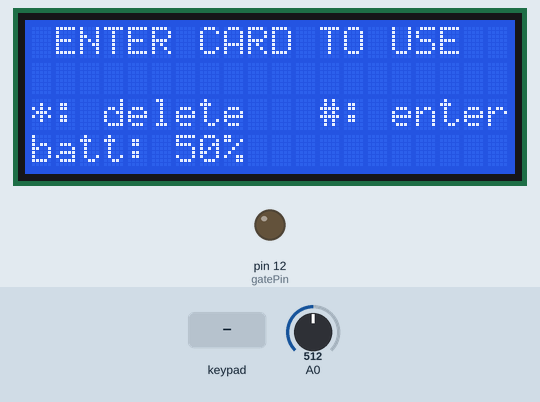
Recording of a sketch running on a simulated Arduino Uno, built with avr-gcc and run on an emulated ATmega328P. On the bench: 20×4 character LCD, output pins drawn as LEDs (lit = HIGH). The test bench sets the inputs (shaded band); at power-on: A0 = 512. The local clock reads 2024-03-15 10:24:30 at power-on unless the sketch sets it; EEPROM starts erased.

Above: at 5.8 s.
5.9 s: keypad keys 1 1 1 # pressed 0.4 s apart
At 9.2 s:
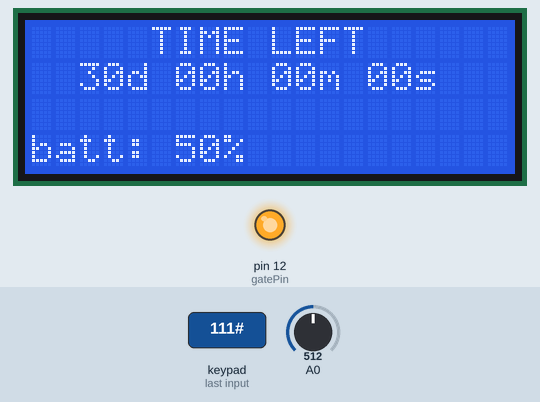
9.4 s: A0 set to 716
At 10.4 s:
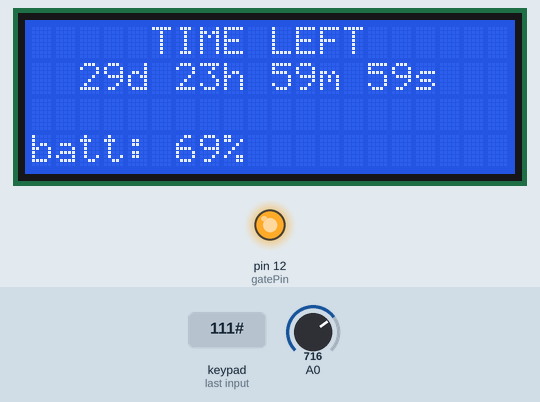
12.1 s: A0 set to 900
At 13.0 s:
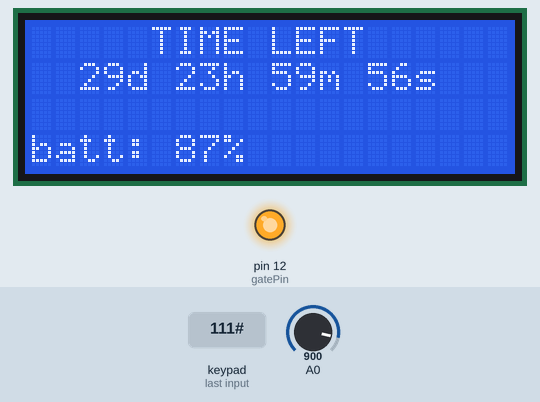
15.1 s: A0 set to 1023
At 16.4 s:
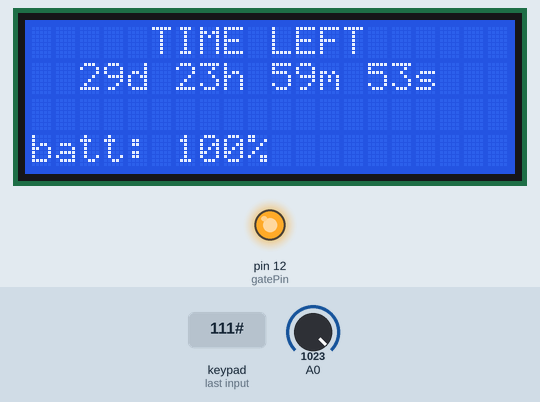
Timing chart, 0 to 18.1 s (numbered marks = the images above; inputs shaded):
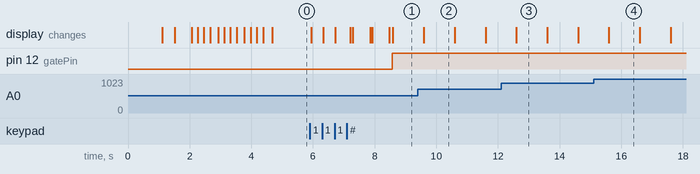

The sketch:

PassWord_calc.ino
```cpp
#include <RTClib.h>
#include <CountDown.h>
#include <Keypad.h>
#include <Wire.h>
#include <LiquidCrystal_I2C.h>
#include "EEPROM.h"

LiquidCrystal_I2C lcd(0x20,20,4);
CountDown CD;
RTC_PCF8523 rtc;

int tries = 0;
int next_UnusedAddress;
int gatePin = 12;
DateTime RESET(2010, 1, 1, 12, 0, 0);

//change number below to the total number of passwords you are using
const int no_of_Pw = 3;

//change the number below to the LENGTH of each password
const int pwLength = 3;

//space taken to write a date to EEPROM, DO NOT CHANGE!
int space_for_date = 9;

char p1[]= "111";
char p2[] = "222";
char p3[] = "333";

char CLEARED[no_of_Pw];

const int ROW_NUM = 4; //four rows
const int COLUMN_NUM = 3; //three columns

char keys[ROW_NUM][COLUMN_NUM] = {
  {'1', '2', '3'},
  {'4', '5', '6'},
  {'7', '8', '9'},
  {'*', '0', '#'}
};

byte pin_rows[ROW_NUM] = {9, 8, 7, 6};   //connect to the row pinouts of the keypad
byte pin_column[COLUMN_NUM] = {5, 4, 3}; //connect to the column pinouts of the keypad

Keypad keypad = Keypad( makeKeymap(keys), pin_rows, pin_column, ROW_NUM, COLUMN_NUM );

// Prototyping the functions
bool checkPw(String input);
void menu();
void loading();
void clearRow(int row);
String getPassword();
void battery();
void writeData(char password[]);
String readData(int currentPos);
void clearData(int currentPos);
void timeLeft(CountDown cd);
void resetDate();
void writeDate(DateTime date);
DateTime readDate();
bool checkDateSaved();
void showDate(const DateTime& dt, int row);

//======================================SETUP AND LOOP FUNCTIONS=================================

void setup() {
  // put your setup code here, to run once:

  EEPROM.begin();

  lcd.init();
  lcd.setBacklight(HIGH);
  lcd.setCursor(0,0);
  lcd.print("\t**** WELCOME ****");
  delay(1000);

  pinMode(gatePin, OUTPUT);
  next_UnusedAddress = space_for_date + (no_of_Pw * pwLength);

  for(int i = 0; i < pwLength; i++){
      CLEARED[i] = '0';
  }

  if (! rtc.begin()) {
    lcd.setCursor(0,2);
    lcd.print(" Couldn't find RTC");
    delay(500);
    clearRow(2);
    abort();
  }

  if (! rtc.initialized() || rtc.lostPower()) {
    lcd.setCursor(0,2);
    lcd.print("RTC NOT initialized");
    lcd.setCursor(0,3);
    lcd.print("   Setting time!");
    delay(500);
    clearRow(2);
    clearRow(3);
    // When time needs to be set on a new device, or after a power loss, the
    // following line sets the RTC to the date & time this sketch was compiled
    rtc.adjust(DateTime(F(__DATE__), F(__TIME__)));
    // This line sets the RTC with an explicit date & time, for example to set
    // January 21, 2014 at 3am you would call:
    // rtc.adjust(DateTime(2014, 1, 21, 3, 0, 0));
    //
    // Note: allow 2 seconds after inserting battery or applying external power
    // without battery before calling adjust(). This gives the PCF8523's
    // crystal oscillator time to stabilize. If you call adjust() very quickly
    // after the RTC is powered, lostPower() may still return true.
  }

  rtc.start();

  String test = (readData(space_for_date));

  if(test != p1 && test != CLEARED){

    next_UnusedAddress = space_for_date;
    resetDate();

    //use the writedata function to save all passwords to the EEPROM
    writeData(p1);
    writeData(p2);
    writeData(p3);

    lcd.setCursor(0,2);
    lcd.print("   INITIALIZING");
    delay(500);
    clearRow(2);
  }

  loading();
  lcd.clear();
}

void loop() {
  // put your main code here, to run repeatedly:
  digitalWrite(gatePin, LOW);
  menu();
}

//======================================USER-DEFINED FUNCTIONS=================================

//--------------------------------------CHECK-DATE-SAVED FUNCTION------------------------------
bool checkDateSaved(){

  DateTime date = readDate();

  if(date == RESET){
    return false;
  }else if(date.year() == 2010 && date.month() == 1
           && date.day() == 1 && date.hour() == 12
            && date.minute() == 0 && date.second() == 0){
    return false;
  }else{
    return true;
  }
}

//---------------------------------------RESET-DATE FUNCTION-------------------------------------
void resetDate(){

  writeDate(RESET);

  if(readDate() == RESET){
    lcd.setCursor(19,3);
    lcd.print("*");
    delay(350);
    lcd.setCursor(19,3);
    lcd.print(" ");
  }else{
    lcd.setCursor(19,3);
    lcd.print("e");
    delay(350);
    lcd.setCursor(19,3);
    lcd.print(" ");
  }
}

//-------------------------------------WRITE-DATE FUNCTION--------------------------------------
void writeDate(DateTime date){

  String year = String(date.year());

  //the lines of code below splits the year into four values so each can be saved to the EEPROM
  byte yr1 = byte(String(year[0]).toInt());
  byte yr2 = byte(String(year[1]).toInt());
  byte yr3 = byte(String(year[2]).toInt());
  byte yr4 = byte(String(year[3]).toInt());
  byte month = date.month();
  byte day = date.day();
  byte hour = date.hour();
  byte minute = date.minute();
  byte second = date.second();

  for (int i = 0; i < space_for_date; i++)
  {
    if (i == 0){
      EEPROM.update(i, yr1);
    }
    if (i == 1){
      EEPROM.update(i, yr2);
    }
    if (i == 2){
      EEPROM.update(i, yr3);
    }
    if (i == 3){
      EEPROM.update(i, yr4);
    }
    if (i == 4){
      EEPROM.update(i, month);
    }
    if (i == 5){
      EEPROM.update(i, day);
    }
    if (i == 6){
      EEPROM.update(i, hour);
    }
    if (i == 7){
      EEPROM.update(i, minute);
    }
    if (i == 8){
      EEPROM.update(i, second);
    }
  }
}

//-------------------------------------READ-DATE FUNCTION--------------------------------------
DateTime readDate(){
  String yr;
  String yr1;
  String yr2;
  String yr3;
  String yr4;
  byte month;
  byte day;
  byte hour;
  byte minute;
  byte second;

  for (int i = 0; i < space_for_date; i++){
    if (i == 0){
      yr1 = String(EEPROM.read(i));
    }
    if (i == 1){
      yr2 = String(EEPROM.read(i));
    }
    if (i == 2){
      yr3 = String(EEPROM.read(i));
    }
    if (i == 3){
      yr4 = String(EEPROM.read(i));
    }
    if (i == 4){
      month = EEPROM.read(i);
    }
    if (i == 5){
      day = EEPROM.read(i);
    }
    if (i == 6){
      hour = EEPROM.read(i);
    }
    if (i == 7){
      minute = EEPROM.read(i);
    }
    if (i == 8){
      second = EEPROM.read(i);
    }
  }

  //appending the full year and converting it to an integer
  yr = String(yr1) + String(yr2) + String(yr3) + String(yr4);
  int year = yr.toInt();

  DateTime date(year, month, day, hour, minute, second);

  return date;
}

//--------------------------------------CLEAR-ROW FUNCTION--------------------------------------
void clearRow(int row){
  for(int i = 19; i > -1; i--){
    lcd.setCursor(i , row);
    lcd.print(" ");
  }
}

//--------------------------------------GET-PASSWORD FUNCTION-------------------------
String getPassword(){

  String pwd = "";
  clearRow(1);
  while(true){
    battery();
    char key = keypad.getKey();
    delay(10);

    if (key) {
      if (key >= '0' && key <= '9') {     // only act on numeric keys
        if(pwd.length() < 10){
          pwd += key;                     // append new character to input string
          lcd.setCursor(1,1);
          lcd.print(pwd);
        }else{
          lcd.setCursor(17,1);
          lcd.print("max");
          delay(200);
          lcd.setCursor(17,1);
          lcd.print("   ");
        }
        key = '\0';
      } else if (key == '*') {
        if(pwd != ""){
          lcd.setCursor(0,1);
          lcd.print("      deleted      ");
          delay(150);
          clearRow(1);
          pwd = "";                       // clear input
        }
        key = '\0';
      }else if (key == '#'){
        if(pwd.length() > 0){
          clearRow(1);
          break;
        }else{
          lcd.setCursor(0,1);
          lcd.print("    enter a pin!");
          delay(250);
          clearRow(1);
        }

        key = '\0';
      }
    }
  }
  return pwd;
}

//--------------------------------------BATTERY FUNCTION---------------------------
void battery(){
  int a= 1;
  int b=12;
  int c=100;
  int bat = analogRead(A0);//assigning the analog input pin to A0
  float voltage = bat * (12.0/1023);
  int pent = voltage*a/b*c;//calculating battery pencentage
  lcd.setCursor(0,3);
  lcd.print ("batt: ");
  lcd.print (pent);
  lcd.print ("%  ");
}

//--------------------------------------CHECKPW FUNCTION-------------------------
bool checkPw(String input){

    int currentPos = space_for_date;
    String pw;

    if(String(input) == String(CLEARED)){
        return false;
    }else{
        for(int i = 0; i < no_of_Pw; i++){

             pw = readData(currentPos);

             if(pw == String(CLEARED)){
                currentPos += pwLength;
                continue;
             }

            if(String(input) == pw){
                clearData(currentPos);
                currentPos = 0;
                return true;
            }
            currentPos += pwLength;
        }
        return false;
    }
}

//--------------------------------------MENU FUNCTION-------------------------
void menu(){

  bool saved = checkDateSaved();

  if(saved == true){
    timeLeft(CD);
  }else{
    String input = "\0";
    lcd.clear();
    battery();
    lcd.setCursor(0,0);
    lcd.print(" ENTER CARD TO USE");
    lcd.setCursor(0,2);
    lcd.print("*: delete   #: enter");

    //Gets keypad input from the user
    input = getPassword();

    bool match = checkPw(input);
    clearRow(0);
    clearRow(1);
    clearRow(2);
    lcd.setCursor(0,1);
    lcd.print("   CHECKING CARD ");
    delay(500);

    if(match == true){
      clearRow(0);
      clearRow(1);
      clearRow(2);
      lcd.setCursor(0,1);
      lcd.print("      SUCCESS!");
      delay(500);
      input = "";
      tries = 0;

      //timer function comes here
      timeLeft(CD);

    }else if(match == false){
      clearRow(1);
      clearRow(2);
      lcd.setCursor(0,1);
      lcd.print("   INVALID CARD!");
      digitalWrite(gatePin, LOW);
      input = "";
      delay(500);
      ++tries;

      if(tries > 4){
        clearRow(0);
        clearRow(1);
        clearRow(2);
        lcd.setCursor(0,0);
        lcd.print("   SYSTEM LOCKED!!");
        delay(250);
        lcd.setCursor(0, 1);
        lcd.print("     WAIT!");

        //code to lock for 5 seconds
        for (int i = 5; i > 0; i--){
          lcd.setCursor(12, 1);
          lcd.print(i);
          lcd.print("s");
          delay(1000);
        }

        tries = 0;
      }

      if(tries == 3){
        clearRow(2);
        lcd.setCursor(0,2);
        lcd.print("  2 entries left!!");
        delay(500);
      }

      if(tries == 4){
        clearRow(2);
        lcd.setCursor(0,2);
        lcd.print("   1 entry left!!");
        delay(500);
      }
    }
  }
}

//---------------------------------------LOADING FUNCTION---------------------------
void loading(){
    lcd.setCursor(0,2);
    lcd.print("\t\t   LOADING");
    for(int i = 0; i < 3; i++){
      lcd.setCursor(12,2);
      lcd.print("   ");
      lcd.setCursor(12,2);
      delay(200);
      lcd.print(".");
      delay(200);
      lcd.print(".");
      delay(200);
      lcd.print(".");
      delay(250);
    }
}

//--------------------------------------WRITE-DATA FUNCTION-------------------------
void writeData(char pw[]){
    byte value;
    for(int i = 0; i < pwLength; i++){
        value = byte(pw[i]);
        EEPROM.write(next_UnusedAddress + i, value);
    }
    next_UnusedAddress += pwLength;
}

//---------------------------------------CLEAR-DATA FUNCTION-------------------------
void clearData(int currentPos){
    for(int i = currentPos; i < currentPos + pwLength; i++){
        //checking if max used address is exceeded
        if(i >= next_UnusedAddress){
            lcd.setCursor(0,3);
            lcd.print("ERROR READING DATA!");
            delay(500);
            clearRow(3);
            battery();
            return ;
        }
        EEPROM.update(i, 0);
    }
}

//---------------------------------------READ-DATA FUNCTION-------------------------
String readData(int currentPos){
    String pw = ""  ;
    for(int i = currentPos; i < currentPos + pwLength; i++){
        //checking if max used address is exceeded
        if(i >= next_UnusedAddress && next_UnusedAddress < space_for_date){
            lcd.setCursor(0,3);
            lcd.print("ERROR READING DATA!");
            delay(500);
            clearRow(3);
            battery();
            return "";
        }
        pw += char(EEPROM.read(i));
    }
    return pw;
}

//---------------------------------------TIME-LEFT FUNCTION------------------------------
void timeLeft(CountDown cd){

  clearRow(0);
  clearRow(1);
  clearRow(2);

  DateTime now;
  DateTime future;
  TimeSpan left;

//checking if a date is saved on EEPROM
  bool saved = checkDateSaved();
  if ( saved == true){
    future = readDate();
    now = rtc.now();

    //checking if the saved future date is past
    if(now > future){
      return ;
    }

    left = future - now;
  }else{
    now = rtc.now();
    future = now + TimeSpan(30, 0, 0, 0);
    writeDate(future);
    left = future - now;
  }

  lcd.setCursor(0, 0);
  lcd.print("     TIME LEFT");

  cd.start((left.days()), (left.hours()), (left.minutes()), (left.seconds()));

  if (cd.remaining() > 0){
    digitalWrite(gatePin, HIGH);
  }

  unsigned long timeleft;
  unsigned long timer;


  while(cd.remaining() > 0){

    if (timer != cd.remaining() || cd.remaining() == 0 ){

      timeleft = cd.remaining();
      timer = cd.remaining();

      // Calculating the days, hours, minutes and seconds left
      int days = int(timeleft / (60UL * 60UL * 24UL));

      int hours = int((timeleft % (60UL * 60UL * 24UL)) / (60 * 60));

      int minutes = int((timeleft % (60 * 60)) /  60);

      int seconds = int((timeleft % 60) / 1);

      // Outputing the Time left
      if((days < 10 && days > 0) || days == 0){
        lcd.setCursor(0, 1);
        lcd.print("\t 0");
        lcd.print(days);
        lcd.print("d ");
      } else{
        lcd.setCursor(0, 1);
        lcd.print("\t ");
        lcd.print(days);
        lcd.print("d ");
      }

      if((hours < 10 && hours > 0) || hours == 0 ){
        lcd.print("0");
        lcd.print(hours);
        lcd.print("h ");
      } else{
        lcd.print(hours);
        lcd.print("h ");
      }

      if((minutes < 10 && minutes > 0) || minutes == 0 ){
        lcd.print("0");
        lcd.print(minutes);
        lcd.print("m ");
      } else{
        lcd.print(minutes);
        lcd.print("m ");
      }

      if((seconds < 10 && seconds > 0) || seconds == 0 ){
        lcd.print("0");
        lcd.print(seconds);
        lcd.print("s   ");
      } else{
        lcd.print(seconds);
        lcd.print("s   ");
      }

      battery();
      delay(100);
    }
  }

  resetDate();
  clearRow(0);
  clearRow(2);
  clearRow(1);
  lcd.setCursor(0,0);
  lcd.print("   TIME EXPIRED!");
  digitalWrite(gatePin, LOW);
  delay(1000);
}
```

CountDown.h
```cpp
#pragma once
//
//    FILE: CountDown.h
//  AUTHOR: Rob Tillaart
// VERSION: 0.2.4
// PURPOSE: CountDown library for Arduino
//     URL: https://github.com/RobTillaart/CountDown
//
// HISTORY: See CountDown.cpp
//


#include "Arduino.h"


#define COUNTDOWN_LIB_VERSION       (F("0.2.4"))


class CountDown
{
public:
    enum Resolution { MILLIS, MICROS, SECONDS, MINUTES };

    explicit CountDown(const enum Resolution res = MILLIS);

    void     setResolution(const enum Resolution res = MILLIS);

    bool     start(uint32_t ticks);
             // Implicit set resolution to SECONDS.
    bool     start(uint8_t days, uint16_t hours, uint32_t minutes, uint32_t seconds);
             // Implicit set resolution to MINUTES.
    bool     start(uint8_t days, uint16_t hours, uint32_t minutes);

    void     stop();
    void     cont();

    uint32_t remaining();
    bool     isRunning();
    enum     Resolution resolution() const  { return _res; };

private:
    enum State { RUNNING, STOPPED };

    uint32_t        _ticks;
    uint32_t        _remaining;
    enum State      _state;
    enum Resolution _res;
    uint32_t        _starttime;
    void            calcRemaining();
};

// -- END OF FILE --
```

Measured:
- after the input at 5.9 s, pin 12 (gatePin): LOW → HIGH after 2.7 s; the display: first changes at once (image 1 shows a later state)
